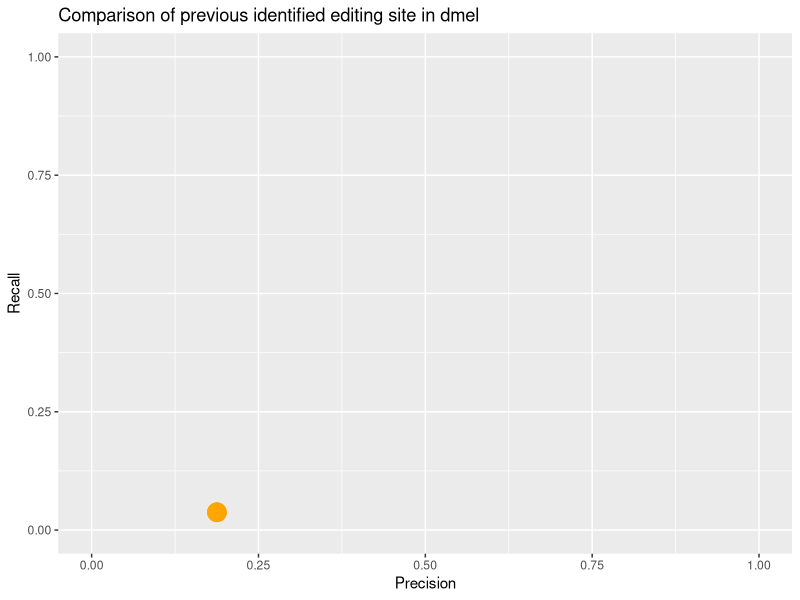
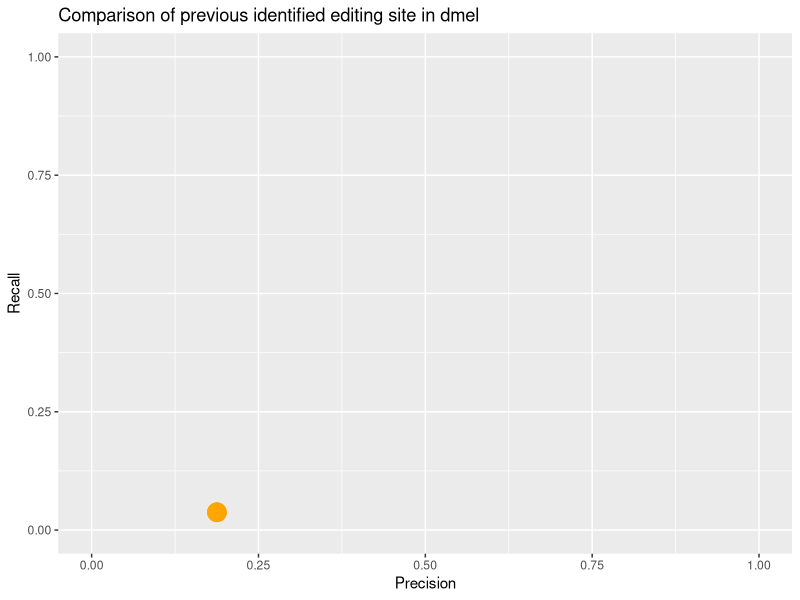

The R script that drew these images, in order:
library(ggplot2)
library(reshape)

data <- read.table("pred_acc.txt", header=F, sep=":")
df <- melt(data)

g <- ggplot(
  df,
  aes(
    y = data$V2[1],
    x = data$V2[2] )
  ) + geom_point(
    colour = "orange",
    size = 6
    ) + ylim(0,1) + xlim(0,1) + 
  labs(
    title="Comparison of previous identified editing site in dmel",
    y = "Recall",
    x = "Precision"
    )

plot(g)
ggsave( filename=(paste("PrecisioRecall_plot.png")), plot=g, width=6, height=4, dpi = 300 )
